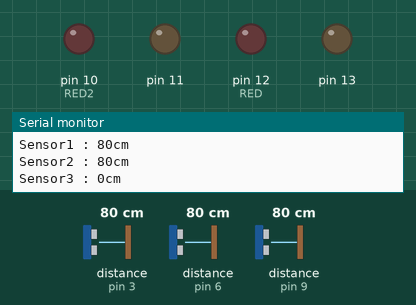
A sketch run on a simulated Arduino Uno, built with avr-gcc and run on an emulated ATmega328P. On the bench: output pins drawn as LEDs (lit = HIGH), the last lines printed to the serial monitor. Wiring (inferred from the names in the program): 2 × ultrasonic range finder: trigger pin 2, echo pin 3 / trigger pin 5, echo pin 6. The test bench sets the inputs (shaded band); at power-on: distance to the obstacle (sensors on pin 3, pin 6, pin 9) 80 cm. The echo pulse lasts 58.3 µs per cm; pins used as bus, display or sensor lines are not drawn.

Above: at 1.2 s.
1.3 s: distance to the obstacle (sensor on pin 3) set to 7 cm
3.8 s: distance to the obstacle (sensor on pin 3) set to 4 cm
At 4.8 s:
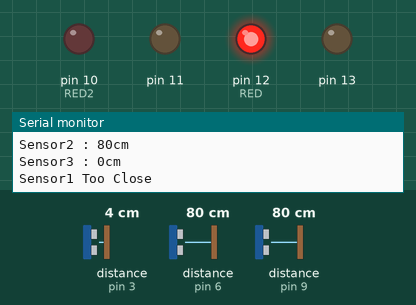
5.4 s: distance to the obstacle (sensor on pin 6) set to 7 cm
7.7 s: distance to the obstacle (sensor on pin 6) set to 4 cm
At 8.9 s:
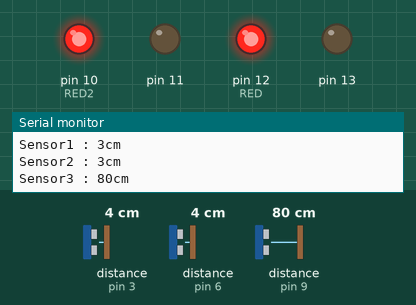
9.2 s: distance to the obstacle (sensor on pin 3) set to 250 cm
At 10.3 s:
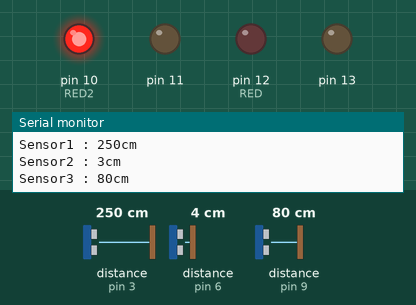
10.8 s: distance to the obstacle (sensor on pin 6) set to 9 cm
At 12.1 s:
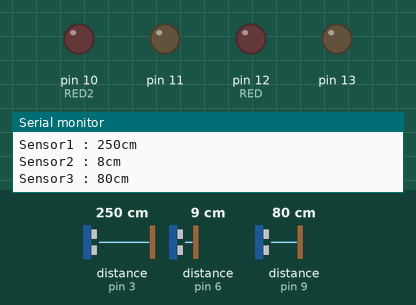
Timing chart, 0 to 13.5 s (numbered marks = the images above; inputs shaded):
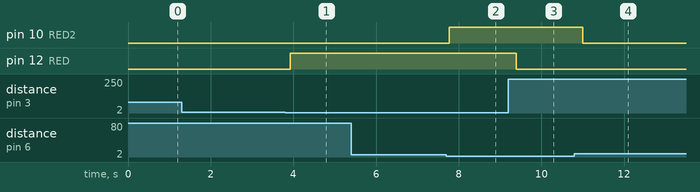

Measured:
- the behaviour switches between 6 and 5 cm on distance to the obstacle (sensor on pin 3) (found by bisection; images 0 and 1)
- the behaviour switches between 6 and 5 cm on distance to the obstacle (sensor on pin 6) (found by bisection; images 1 and 2)
- after the input at 3.8 s, pin 12 (RED): LOW → HIGH after 0.13 s
- after the input at 7.7 s, pin 10 (RED2): LOW → HIGH after 0.07 s
- after the input at 9.2 s, pin 12 (RED): HIGH → LOW after 0.20 s
- after the input at 10.8 s, pin 10 (RED2): HIGH → LOW after 0.21 s

The sketch:

UltraSound2_RGB2.ino
```cpp
  int RED = 12;
  int GREEN = 13;
  int BLUE = 11;
  int RED2 = 10;

void setup() {
  // put your setup code here, to run once:
  Serial.begin(9600);
  pinMode(2,OUTPUT);  // 초음파 센서 1번 Trig 핀
  pinMode(3,INPUT);   // 초음파 센서 1번 센서 Echo 핀
  pinMode(5,OUTPUT);  // 초음파 센서 2번 Trig 핀
  pinMode(6,INPUT);   // 초음파 센서 2번 Echo 핀
  //pinMode(8,OUTPUT);  // 초음파 센서 3번 Trig 핀
  //pinMode(9,INPUT);   // 초음파 센서 3번 Echo 핀
  pinMode(10,OUTPUT);  // Red2 핀
  pinMode(11,OUTPUT);  // Red 핀
  pinMode(12,OUTPUT);  // Green 핀
  pinMode(13,OUTPUT);  // Blue 핀

  digitalWrite(2,LOW);    // Trig 신호 off
  digitalWrite(5,LOW);    // Trig 신호 off
  digitalWrite(8,LOW);    // Trig 신호 off

  digitalWrite(10,LOW);    // Red2 off
  digitalWrite(11,LOW);    // Blue Off
  digitalWrite(12,LOW);    // Red off
  digitalWrite(13,LOW);    // Green off
}

void loop() {
  // put your main code here, to run repeatedly:
  int duration1, duration2, duration3;
  int cm1, cm2, cm3;

  // 초음파 센서 (1번)
  digitalWrite(2,LOW);    // Trig 신호 off
  delayMicroseconds(2);  // 10us 정도 유지
  digitalWrite(2,HIGH);   // 센서에 Trig 신호 입력
  delayMicroseconds(10);  // 10us 정도 유지
  digitalWrite(2,LOW);    // Trig 신호 off
  duration1 = pulseIn(3, HIGH);  // Echo pin: HIGH->Low 간격을 측정
  cm1 = microsecondsToCentimeters(duration1);  // 거리(cm)로 변환
  if(cm1<5)
  {
    digitalWrite(RED,HIGH); // RED On
    Serial.println("Sensor1 Too Close"); // 경고 메시지
  }
  else digitalWrite(RED,LOW); // RED Off

  // 초음파 센서 (2번)
  digitalWrite(5,LOW);    // Trig 신호 off
  delayMicroseconds(2);  // 10us 정도 유지
  digitalWrite(5,HIGH);   // 센서에 Trig 신호 입력
  delayMicroseconds(10);  // 10us 정도 유지
  digitalWrite(5,LOW);    // Trig 신호 off
  duration2 = pulseIn(6, HIGH);  // Echo pin: HIGH->Low 간격을 측정
  cm2 = microsecondsToCentimeters(duration2);  // 거리(cm)로 변환
  if(cm2<5)
  {
    digitalWrite(RED2,HIGH); // GREEN On
    Serial.println("Sensor2 Too Close"); // 경고 메시지
  }
  else digitalWrite(RED2,LOW); // GREEN Off

  // 초음파 센서 (3번)
  digitalWrite(8,LOW);    // Trig 신호 off
  delayMicroseconds(2);  // 10us 정도 유지
  digitalWrite(8,HIGH);   // 센서에 Trig 신호 입력
  delayMicroseconds(10);  // 10us 정도 유지
  digitalWrite(8,LOW);    // Trig 신호 off
  duration3 = pulseIn(9, HIGH);  // Echo pin: HIGH->Low 간격을 측정
  cm3 = microsecondsToCentimeters(duration3);  // 거리(cm)로 변환


  Serial.print("Sensor1 : ");
  Serial.print(cm1);
  Serial.println("cm");

  Serial.print("Sensor2 : ");
  Serial.print(cm2);
  Serial.println("cm");

  Serial.print("Sensor3 : ");
  Serial.print(cm3);
  Serial.println("cm");

  Serial.println("");

  delay(300);  // 0.3초 대기 후 다시 측정
}

int microsecondsToCentimeters(int microseconds)
{
  return microseconds/29/2;
}
```
